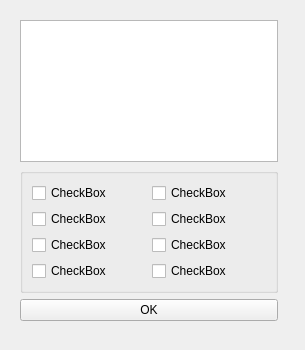
<?xml version="1.0" encoding="UTF-8"?>
<ui version="4.0">
 <class>Form_task</class>
 <widget class="QWidget" name="Form_task">
  <property name="geometry">
   <rect>
    <x>0</x>
    <y>0</y>
    <width>305</width>
    <height>350</height>
   </rect>
  </property>
  <property name="windowTitle">
   <string>Form</string>
  </property>
  <widget class="QWidget" name="verticalLayoutWidget">
   <property name="geometry">
    <rect>
     <x>20</x>
     <y>20</y>
     <width>258</width>
     <height>301</height>
    </rect>
   </property>
   <layout class="QVBoxLayout" name="verticalLayout">
    <item>
     <widget class="QTextBrowser" name="textBrowser_task"/>
    </item>
    <item>
     <widget class="QGroupBox" name="groupBox">
      <property name="title">
       <string/>
      </property>
      <layout class="QGridLayout" name="gridLayout">
       <item row="0" column="0">
        <widget class="QCheckBox" name="checkBox_000">
         <property name="text">
          <string>CheckBox</string>
         </property>
        </widget>
       </item>
       <item row="0" column="1">
        <widget class="QCheckBox" name="checkBox_100">
         <property name="text">
          <string>CheckBox</string>
         </property>
        </widget>
       </item>
       <item row="1" column="0">
        <widget class="QCheckBox" name="checkBox_001">
         <property name="text">
          <string>CheckBox</string>
         </property>
        </widget>
       </item>
       <item row="1" column="1">
        <widget class="QCheckBox" name="checkBox_101">
         <property name="text">
          <string>CheckBox</string>
         </property>
        </widget>
       </item>
       <item row="2" column="0">
        <widget class="QCheckBox" name="checkBox_010">
         <property name="text">
          <string>CheckBox</string>
         </property>
        </widget>
       </item>
       <item row="2" column="1">
        <widget class="QCheckBox" name="checkBox_110">
         <property name="text">
          <string>CheckBox</string>
         </property>
        </widget>
       </item>
       <item row="3" column="0">
        <widget class="QCheckBox" name="checkBox_011">
         <property name="text">
          <string>CheckBox</string>
         </property>
        </widget>
       </item>
       <item row="3" column="1">
        <widget class="QCheckBox" name="checkBox_111">
         <property name="text">
          <string>CheckBox</string>
         </property>
        </widget>
       </item>
      </layout>
     </widget>
    </item>
    <item>
     <widget class="QPushButton" name="pushButton_ok">
      <property name="text">
       <string>OK</string>
      </property>
     </widget>
    </item>
   </layout>
  </widget>
 </widget>
 <resources/>
 <connections/>
</ui>
